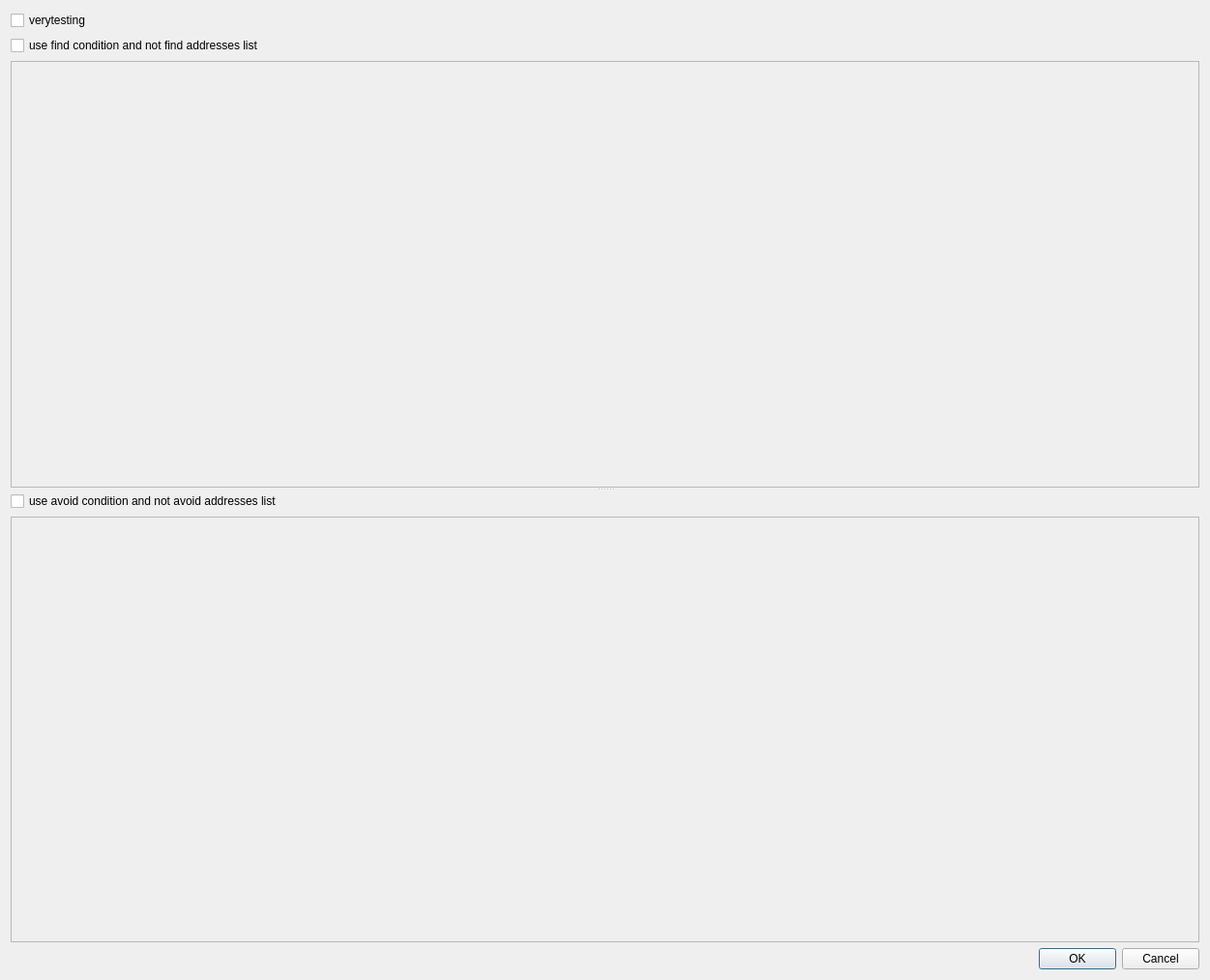
<?xml version="1.0" encoding="UTF-8"?>
<ui version="4.0">
 <class>IDAngrExecDialog</class>
 <widget class="QDialog" name="IDAngrExecDialog">
  <property name="geometry">
   <rect>
    <x>0</x>
    <y>0</y>
    <width>1251</width>
    <height>1013</height>
   </rect>
  </property>
  <property name="windowTitle">
   <string>Exec</string>
  </property>
  <layout class="QGridLayout" name="gridLayout_3">
   <item row="1" column="0">
    <widget class="QSplitter" name="splitter">
     <property name="orientation">
      <enum>Qt::Vertical</enum>
     </property>
     <widget class="QWidget" name="">
      <layout class="QGridLayout" name="gridLayout">
       <item row="0" column="0">
        <widget class="QCheckBox" name="useFindCondBox">
         <property name="text">
          <string>use find condition and not find addresses list</string>
         </property>
        </widget>
       </item>
       <item row="1" column="0">
        <widget class="QPlainTextEdit" name="findCondEdit">
         <property name="enabled">
          <bool>false</bool>
         </property>
        </widget>
       </item>
      </layout>
     </widget>
     <widget class="QWidget" name="layoutWidget">
      <layout class="QGridLayout" name="gridLayout_2">
       <item row="0" column="0">
        <widget class="QCheckBox" name="useAvoidCondBox">
         <property name="text">
          <string>use avoid condition and not avoid addresses list</string>
         </property>
        </widget>
       </item>
       <item row="1" column="0">
        <widget class="QPlainTextEdit" name="findAvoidCondEdit">
         <property name="enabled">
          <bool>false</bool>
         </property>
        </widget>
       </item>
      </layout>
     </widget>
    </widget>
   </item>
   <item row="2" column="0">
    <widget class="QDialogButtonBox" name="buttonBox">
     <property name="maximumSize">
      <size>
       <width>16777215</width>
       <height>48</height>
      </size>
     </property>
     <property name="orientation">
      <enum>Qt::Horizontal</enum>
     </property>
     <property name="standardButtons">
      <set>QDialogButtonBox::Cancel|QDialogButtonBox::Ok</set>
     </property>
    </widget>
   </item>
   <item row="0" column="0">
    <layout class="QHBoxLayout" name="horizontalLayout">
     <item>
      <widget class="QCheckBox" name="verytestingBox">
       <property name="text">
        <string>verytesting</string>
       </property>
      </widget>
     </item>
    </layout>
   </item>
  </layout>
 </widget>
 <resources/>
 <connections>
  <connection>
   <sender>buttonBox</sender>
   <signal>accepted()</signal>
   <receiver>IDAngrExecDialog</receiver>
   <slot>accept()</slot>
   <hints>
    <hint type="sourcelabel">
     <x>248</x>
     <y>254</y>
    </hint>
    <hint type="destinationlabel">
     <x>157</x>
     <y>274</y>
    </hint>
   </hints>
  </connection>
  <connection>
   <sender>buttonBox</sender>
   <signal>rejected()</signal>
   <receiver>IDAngrExecDialog</receiver>
   <slot>reject()</slot>
   <hints>
    <hint type="sourcelabel">
     <x>316</x>
     <y>260</y>
    </hint>
    <hint type="destinationlabel">
     <x>286</x>
     <y>274</y>
    </hint>
   </hints>
  </connection>
 </connections>
</ui>
